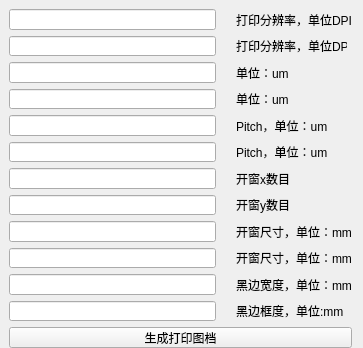
<?xml version="1.0" encoding="UTF-8"?>
<ui version="4.0">
 <class>MainWindow</class>
 <widget class="QMainWindow" name="MainWindow">
  <property name="geometry">
   <rect>
    <x>0</x>
    <y>0</y>
    <width>363</width>
    <height>348</height>
   </rect>
  </property>
  <property name="windowTitle">
   <string>MainWindow</string>
  </property>
  <widget class="QWidget" name="centralwidget">
   <widget class="QFrame" name="frame">
    <property name="geometry">
     <rect>
      <x>0</x>
      <y>0</y>
      <width>361</width>
      <height>357</height>
     </rect>
    </property>
    <layout class="QGridLayout" name="gridLayout_3">
     <item row="0" column="1">
      <layout class="QGridLayout" name="gridLayout_4">
       <property name="sizeConstraint">
        <enum>QLayout::SetMaximumSize</enum>
       </property>
       <property name="horizontalSpacing">
        <number>20</number>
       </property>
       <item row="5" column="0">
        <widget class="QLineEdit" name="window_space_x_edit"/>
       </item>
       <item row="2" column="0">
        <widget class="QLineEdit" name="resolution_y_edit"/>
       </item>
       <item row="12" column="1">
        <widget class="QLabel" name="padding_y_label">
         <property name="text">
          <string>黑边框度，单位:mm</string>
         </property>
        </widget>
       </item>
       <item row="6" column="0">
        <widget class="QLineEdit" name="window_space_y_edit"/>
       </item>
       <item row="13" column="0" colspan="2">
        <widget class="QPushButton" name="generator_button">
         <property name="text">
          <string>生成打印图档</string>
         </property>
        </widget>
       </item>
       <item row="4" column="0">
        <widget class="QLineEdit" name="unit_y_edit"/>
       </item>
       <item row="3" column="0">
        <widget class="QLineEdit" name="unit_x_edit"/>
       </item>
       <item row="2" column="1">
        <widget class="QLabel" name="resolution_y_label">
         <property name="sizePolicy">
          <sizepolicy hsizetype="Preferred" vsizetype="Preferred">
           <horstretch>0</horstretch>
           <verstretch>0</verstretch>
          </sizepolicy>
         </property>
         <property name="maximumSize">
          <size>
           <width>111</width>
           <height>111</height>
          </size>
         </property>
         <property name="text">
          <string>打印分辨率，单位DPI</string>
         </property>
        </widget>
       </item>
       <item row="11" column="1">
        <widget class="QLabel" name="padding_x_label">
         <property name="text">
          <string>黑边宽度，单位：mm</string>
         </property>
        </widget>
       </item>
       <item row="12" column="0">
        <widget class="QLineEdit" name="padding_y_edit"/>
       </item>
       <item row="3" column="1">
        <widget class="QLabel" name="unit_x_label">
         <property name="text">
          <string>单位：um</string>
         </property>
        </widget>
       </item>
       <item row="7" column="0">
        <widget class="QLineEdit" name="window_x_num_edit"/>
       </item>
       <item row="7" column="1">
        <widget class="QLabel" name="window_x_num_label">
         <property name="text">
          <string>开窗x数目</string>
         </property>
        </widget>
       </item>
       <item row="9" column="0">
        <widget class="QLineEdit" name="window_x_size_edit"/>
       </item>
       <item row="11" column="0">
        <widget class="QLineEdit" name="padding_x_edit"/>
       </item>
       <item row="10" column="0">
        <widget class="QLineEdit" name="window_y_size_edit"/>
       </item>
       <item row="8" column="1">
        <widget class="QLabel" name="window_y_num_label">
         <property name="text">
          <string>开窗y数目</string>
         </property>
        </widget>
       </item>
       <item row="4" column="1">
        <widget class="QLabel" name="unit_y_label">
         <property name="text">
          <string>单位：um</string>
         </property>
        </widget>
       </item>
       <item row="6" column="1">
        <widget class="QLabel" name="window_space_y_label">
         <property name="text">
          <string>Pitch，单位：um</string>
         </property>
        </widget>
       </item>
       <item row="10" column="1">
        <widget class="QLabel" name="window_y_size_label">
         <property name="text">
          <string>开窗尺寸，单位：mm</string>
         </property>
        </widget>
       </item>
       <item row="9" column="1">
        <widget class="QLabel" name="window_x_size_label">
         <property name="text">
          <string>开窗尺寸，单位：mm</string>
         </property>
        </widget>
       </item>
       <item row="8" column="0">
        <widget class="QLineEdit" name="window_y_num_edit"/>
       </item>
       <item row="5" column="1">
        <widget class="QLabel" name="window_space_x_label">
         <property name="text">
          <string>Pitch，单位：um</string>
         </property>
        </widget>
       </item>
       <item row="1" column="0">
        <widget class="QLineEdit" name="resolution_x_edit"/>
       </item>
       <item row="1" column="1">
        <widget class="QLabel" name="resolution_x_label">
         <property name="text">
          <string>打印分辨率，单位DPI</string>
         </property>
        </widget>
       </item>
      </layout>
     </item>
    </layout>
   </widget>
  </widget>
 </widget>
 <tabstops>
  <tabstop>resolution_x_edit</tabstop>
  <tabstop>resolution_y_edit</tabstop>
  <tabstop>unit_x_edit</tabstop>
  <tabstop>unit_y_edit</tabstop>
  <tabstop>window_space_x_edit</tabstop>
  <tabstop>window_space_y_edit</tabstop>
  <tabstop>window_x_num_edit</tabstop>
  <tabstop>window_y_num_edit</tabstop>
  <tabstop>window_x_size_edit</tabstop>
  <tabstop>window_y_size_edit</tabstop>
  <tabstop>padding_x_edit</tabstop>
  <tabstop>padding_y_edit</tabstop>
  <tabstop>generator_button</tabstop>
 </tabstops>
 <resources/>
 <connections/>
</ui>
